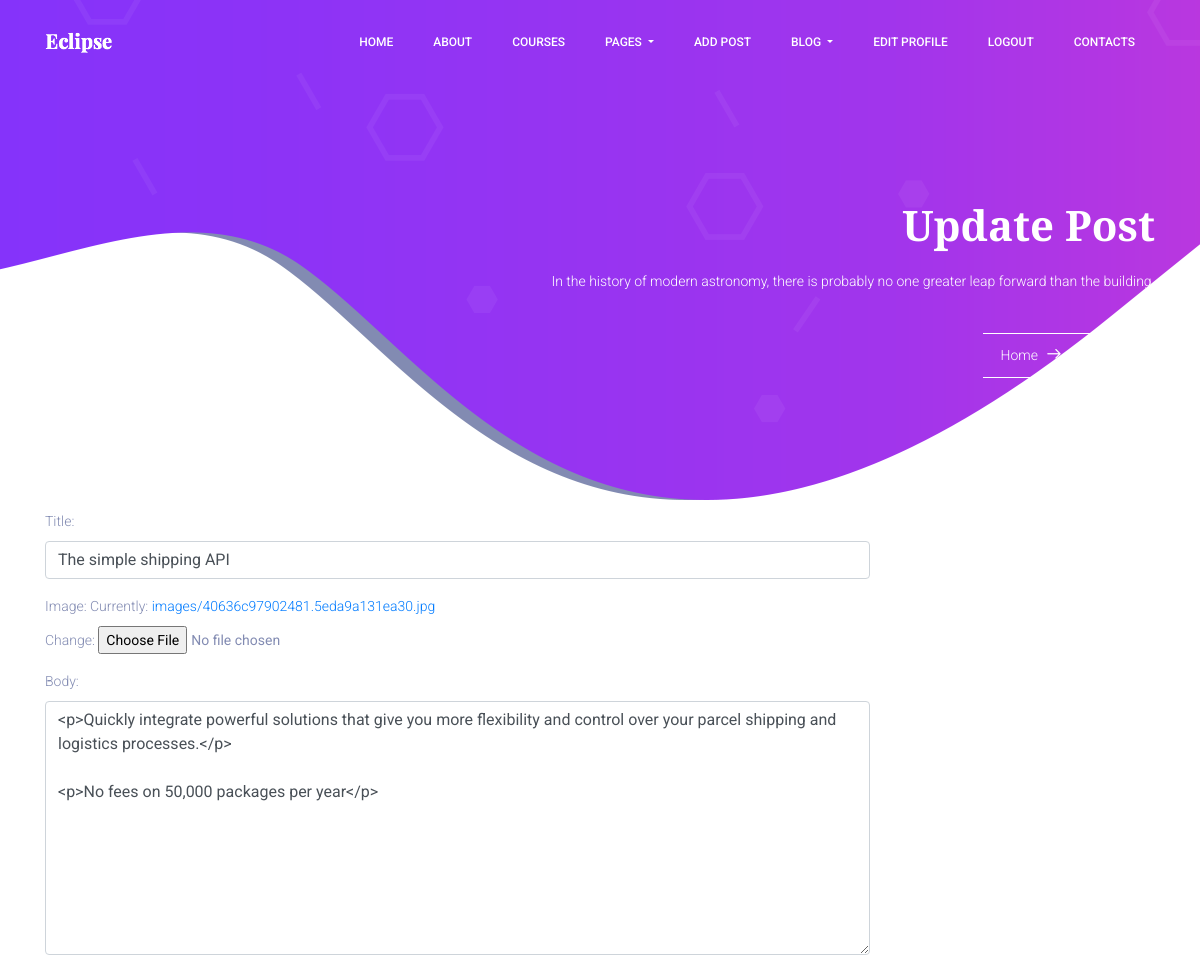
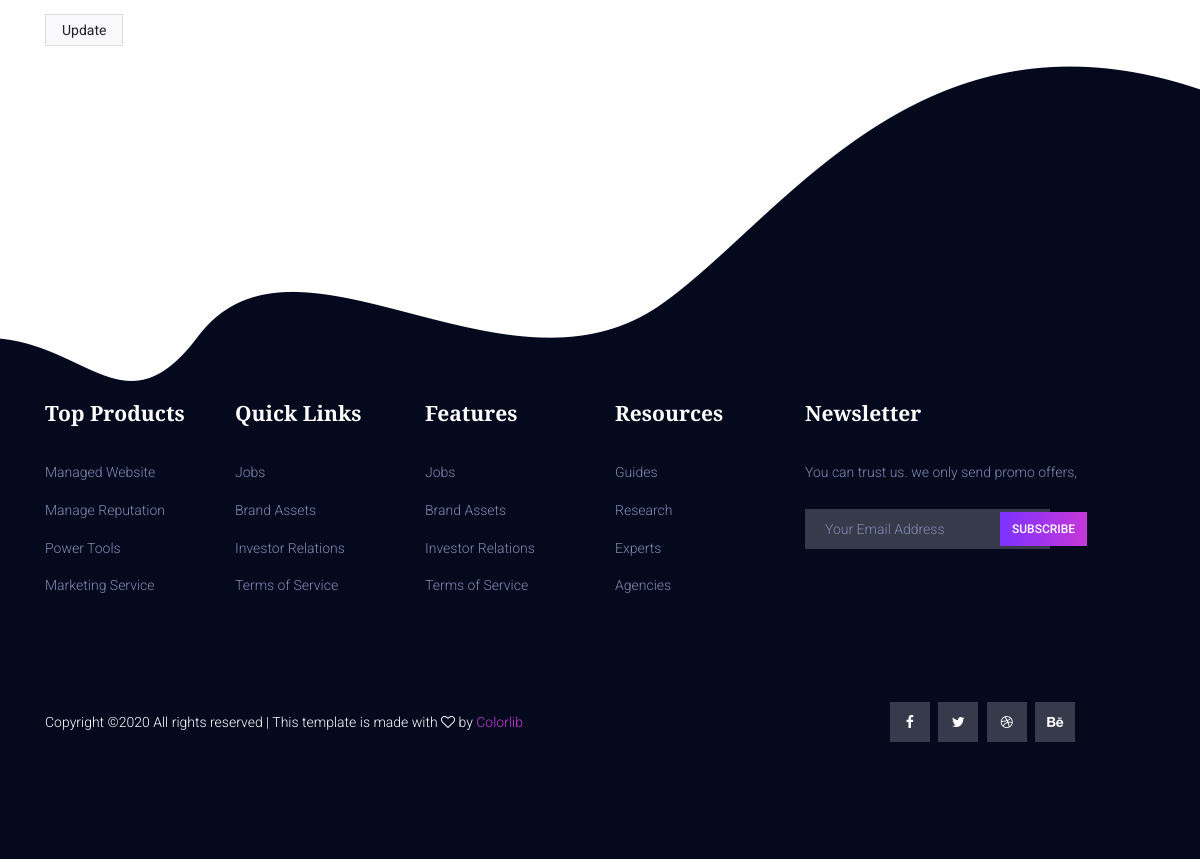
Screenshot of /detail/edit/34/ (signed in) with the database file from the repository (2 pictures, top to bottom).
### course/models.py (models this page shows, shortened)
class Post(models.Model):
	title=models.CharField(max_length=255)
	author=models.ForeignKey(User,on_delete=models.CASCADE)
	image=models.ImageField(upload_to='images/')
	body=RichTextField(blank=True,null=True)
	post_date=models.DateField(auto_now_add=True)
	category=models.CharField(max_length=200,default='Speaking')
	likes=models.ManyToManyField(User,related_name='blog_posts')

### course/views.py (the view)
# urls.py: path('detail/edit/<int:pk>/',UpdatePostView.as_view(),name='update_post'),
class UpdatePostView(UpdateView):
	model=Post
	form_class=EditForm
	template_name='course/update_post.html'

### course/forms.py
class EditForm(forms.ModelForm):
	class Meta:
		model=Post
		fields=('title','image','body')
		widgets={
		'title':forms.TextInput(attrs={'class':'form-control'}),
		'body':forms.Textarea(attrs={'class':'form-control'}),
		}

### course/templates/course/update_post.html (shortened to what this page needs)
{% extends 'course/base.html' %}
{% load crispy_forms_tags %}
{% load static %}
{% block content %}
	<section class="banner-area">
		<div class="container">
			<div class="row justify-content-center align-items-center">
				<div class="col-lg-12 banner-right">
					<h1 class="text-white">
							Update Post
					</h1>
					<p class="mx-auto text-white  mt-20 mb-40">
						In the history of modern astronomy, there is probably no one greater leap forward than the building.
					</p>
					<div class="link-nav">
						<span class="box">
							<a href="{% url 'index' %}">Home </a>
							<i class="lnr lnr-arrow-right"></i>
							<a href="{% url 'blog-home' %}">Blog Home</a>
						</span>
					</div>
				</div>
			</div>
		</div>
	</section>
	{% if user.is_authenticated %}
		{% if user.id == post.author.id  %}
			<div class="container">
				<div class="row">
					<div class="col-lg-9 posts-list">
						<form method="POST" >
							  <div class="form-group">
							    {{form.as_p}}
								<button  class="view-more-btn">Update</button>
							  </div>
						</form>
					</div>
				</div>
			</div>
		{% else %}
			<h1> You're Not Allowed To Update Here </h1>
		{% endif %}
	{% else %}
		<h1> You're Not Allowed To Update Here </h1>
	{% endif %}
{% endblock content %}

### rows the page displays
Post: title "The simple shipping API", body "<p>Quickly integrate powerful solutions that give you more flexibility and control over your parcel shipping and logistics processes.</p> <p>No fees on 50,000 packages per year</p>"
